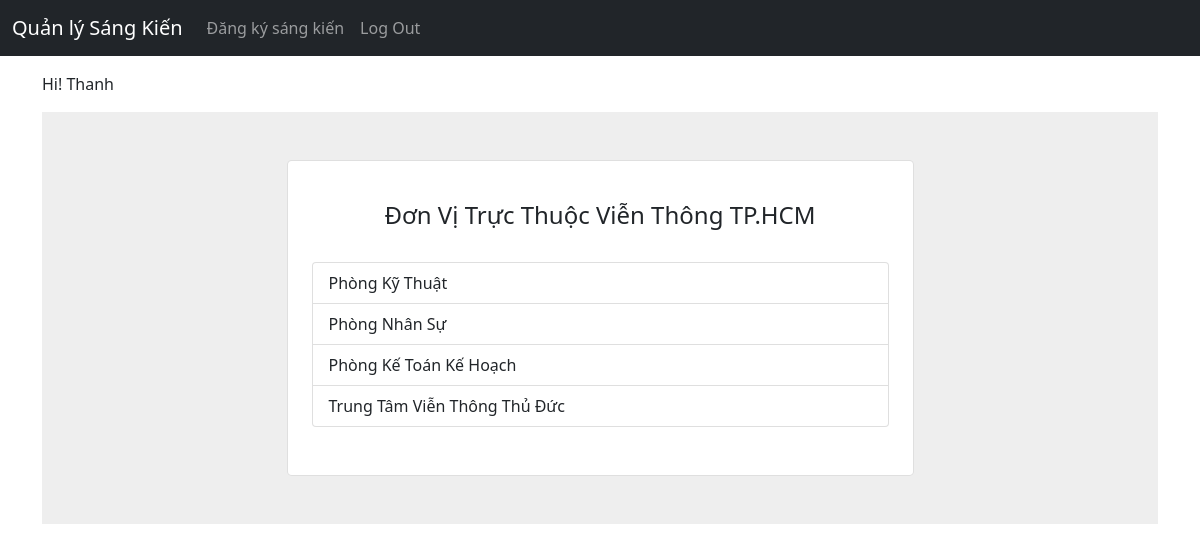
The app's page / (signed in) with its own data.
### accounts/models.py (models this page shows)
class CustomUser(AbstractUser):
    pass

### sangkien/models.py (models this page shows, shortened)
class Donvivttp(models.Model):
    name = models.CharField(max_length=255,)
    nguoidungthuocdonvi = models.ForeignKey(get_user_model(), on_delete=models.CASCADE,null=True, blank=True, related_name='tenusers')
    class Meta: # new
        indexes = [ # new Performance
            models.Index(fields=["id"], name="id_index_topic"),
        ]

### sangkien/views.py (the view)
# urls.py: path("", DonvivttpListView.as_view(), name="donvivttplist"), # new
class DonvivttpListView(ListView):
    model = Donvivttp
    context_object_name = 'donvivttp'   # your own name for the list as a template variable
    template_name = "sangkien/donvivttp_list.html"

### templates/sangkien/donvivttp_list.html (shortened to what this page needs)
{% extends "_base.html" %}
{% block content %}
<section class="vh-50" style="background-color: #eee;">
  <div class="container py-5 h-50">
    <div class="row d-flex justify-content-center align-items-center h-50">
      <div class="col col-lg-9 col-xl-7">
        <div class="card rounded-3">
          <div class="card-body p-4">
            <h4 class="text-center my-3 pb-3">Đơn Vị Trực Thuộc Viễn Thông TP.HCM</h4>
            <table class="table mb-4">
            {% if user.is_authenticated %}
              {% if donvivttp %}
              <div class="list-group">
                {% for donvi in donvivttp %}
                  <a href="{% url 'sangkienlist' donvi.id %}" class="list-group-item list-group-item-action">{{ donvi.name }}</a>
                {% endfor %}
              </div>
              {% else %}
                <p>Chưa dữ liệu.</p>
              {% endif %}
            {% else %}
              <h2>Chương trình quản lý sáng kiến, đăng ký, xét duyệt và khen thưởng</h2>
              <p>Bạn phải đăng nhập (Log in) để sử dụng</p>
              <a href="{% url 'account_login' %}">Log In</a>
            {% endif %}
            </table>
          </div>
        </div>
      </div>
    </div>
  </div>
</section>
{% endblock content %}

### templates/_base.html (shortened to what this page needs)
{% load static %}
<!DOCTYPE html>
<html>
<head>
  <link href="https://cdn.jsdelivr.net/npm/bootstrap@5.1.3/dist/css/bootstrap.min.css" rel="stylesheet">
  <link rel="stylesheet" href="{% static 'css/base.css' %}">
</head>
<body>
  <nav class="navbar navbar-expand-md navbar-dark fixed-top bg-dark">
    <div class="container-fluid">
      <a class="navbar-brand" href="{% url 'donvivttplist' %}">Quản lý Sáng Kiến</a>
      <div class="collapse navbar-collapse" id="navbarCollapse">
        <ul class="navbar-nav me-auto mb-2 mb-md-0">
          <li class="nav-item">
            <a class="nav-link" href="{% url 'donvivttplist' %}">Đăng ký sáng kiến</a>
          </li>
          {% if user.is_authenticated %}
          <li class="nav-item">
            <a class="nav-link" href="{% url 'account_logout' %}">Log Out</a>
          </li>
          {% endif %}
          </ul>
      </div>
    </div>
  </nav>
  <div class="container-sm">
    <p>Hi! {{ request.user.username.title }}</p>
    {% block content %}
    {% endblock content %}
  </div>
</body>
</html>

### static/css/base.css (style rules this page uses)
body { min-height: 75rem; padding-top: 4.5rem; }

### records on screen
CustomUser: user.username "Thanh"
Donvivttp: name "Phòng Kỹ Thuật"
Donvivttp: name "Phòng Nhân Sự"
Donvivttp: name "Phòng Kế Toán Kế Hoạch"
Donvivttp: name "Trung Tâm Viễn Thông Thủ Đức"
